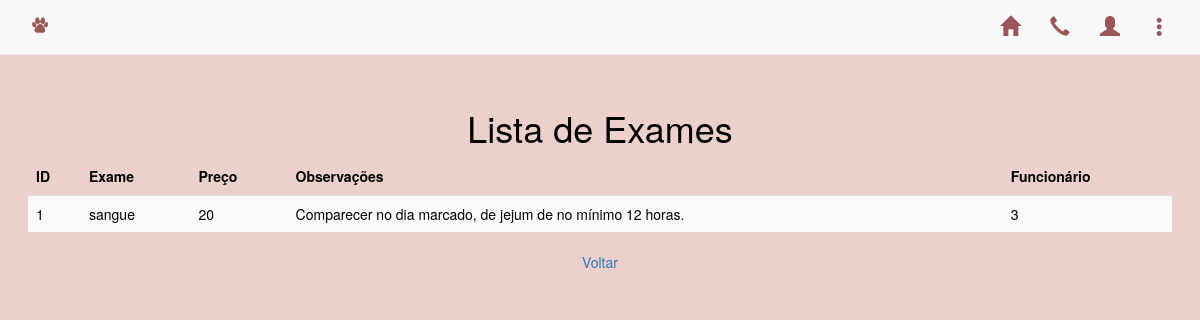
The app's page /exame.php with its own data.
### tables this page shows
CREATE TABLE `exames` (
  `ID_exame` int(11) NOT NULL,
  `exame` varchar(20) NOT NULL,
  `preco` float NOT NULL,
  `observacoes` varchar(100) NOT NULL,
  `funcionario` int(11) NOT NULL
);

### exame.php (the view, shortened to what this page needs)
<!DOCTYPE html>
<html lang="pt-br">
<head>
  <link href="estilo.css" rel="stylesheet" />
  <link rel="stylesheet" href="https://maxcdn.bootstrapcdn.com/bootstrap/3.4.1/css/bootstrap.min.css">
</head>
<body>
  <nav class="navbar navbar-default navbar-fixed-top">
    <div class="container">
      <div class="navbar-header">
        <img class="navbar-brand" href="#" src="icone.png" />
      </div>
      <div class="collapse navbar-collapse" id="myNavbar">
        <ul class="nav navbar-nav navbar-right">
          <li class="link"><a href="index.html" target="_self" title="Voltar para a página inicial" class="glyphicon glyphicon-home"></a></li>
          <li class="link"><a href="contatos.php" target="_self" title="Entre em contato conosco!" class="glyphicon glyphicon-earphone"></a></li>
          <li class="dropdown"><a class="dropdown-toggle" data-toggle="dropdown" href="#"><span class="glyphicon glyphicon-user" title="Login"></span></a>
          </li>
          <li class="dropdown"><a class="dropdown-toggle" data-toggle="dropdown" href="#"><span class="glyphicon glyphicon-option-vertical" title="Menu"></span></a>
          </li>
        </ul>
      </div>
    </div>
  </nav>
  <br><br><br>
  <body>
    <?php
	$operacao = $_POST['operacao'];
	$conexao = mysqli_connect('localhost','root','','gerenciador_animais');
  	if($operacao=='incluir'){
  		if((!empty($_POST['exame'])) && (!empty($_POST['preco'])) && (!empty($_POST['funcionario']))){
    		$exame = $_POST['exame'];
    		$preco = $_POST['preco'];
        $observacoes = $_POST['observacoes'];
        $funcionario = $_POST['funcionario'];
    		$sql = "INSERT INTO EXAMES VALUES('','$exame','$preco','$observacoes','$funcionario');";
    		if(mysqli_query($conexao,$sql)){
  	  		echo '<p class="text-center">Cadastrado!</p>';
      		echo '<p class="text-center"><a href="exames.php">Voltar</a></p>';
    		}
    		else{
      			echo '<p>Erro ao cadastrar no Banco de Dados.</p>';
      			echo '<p><a href="exames.php">Voltar</a></p>';
    		}
  		}
  		else{
    		echo '<p class="text-center">Cadastro não efetuado.<br/>Favor preencher todos os campos.</p>';
    		echo '<p class="text-center"><a href="exames.php">Voltar</a></p>';
 		}
	}
	else{
		$sql = "SELECT * FROM EXAMES";
		$selecao = mysqli_query($conexao, $sql);
		$quantidadeSelecionada = mysqli_num_rows($selecao);
		echo '<h1 class="text-center">Lista de Exames</h1>';
		echo '<table class="table table-striped">';
        echo "<thead><tr><th>ID</th><th>Exame</th><th>Preço</th><th>Observações</th><th>Funcionário</th>";
        echo '<tbody>';
    for($i=0; $i<$quantidadeSelecionada; $i++){
			$vetor = mysqli_fetch_row($selecao);
			echo "\n<tr><td>".$vetor[0]."</td>";
      echo "<td>".$vetor[1]."</td>";
      echo "<td>".$vetor[2]."</td>";
			echo "<td>".$vetor[3]."</td>";
			echo "<td>".$vetor[4]."</td>";
		}
    echo '</tbody></table>';
		echo '<p class="text-center"><a href="exames.php">Voltar</a></p>';
	}
?>
  </body>
  <html>

### estilo.css (style rules this page uses)
.glyphicon, .preto { color:#99575A !important; font-size: 20px; }

### exame.php (style rules this page uses)
body { background-color: #EBD0CC; color: #000; margin: 2em; }

### records on screen
exames: ID_exame "1", exame "sangue", preco "20", observacoes "Comparecer no dia marcado, de jejum de no mínimo 12 horas.", funcionario "3"
